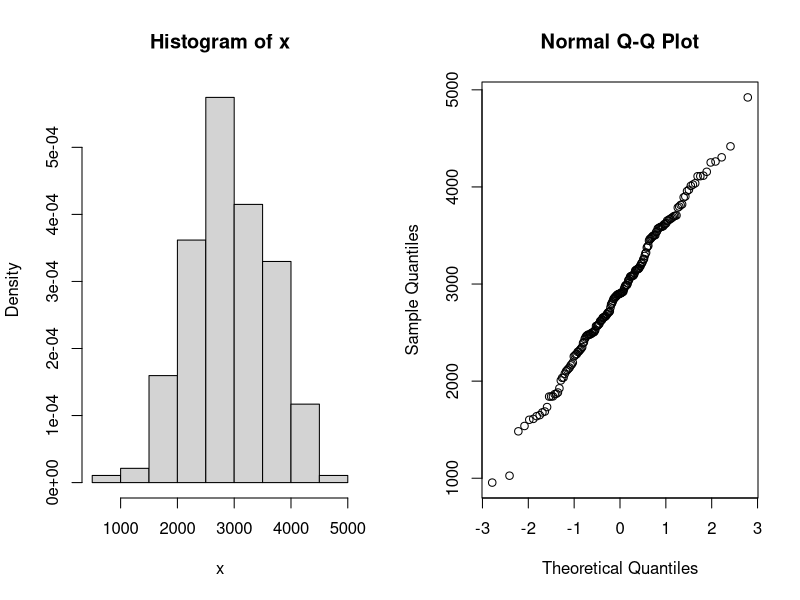
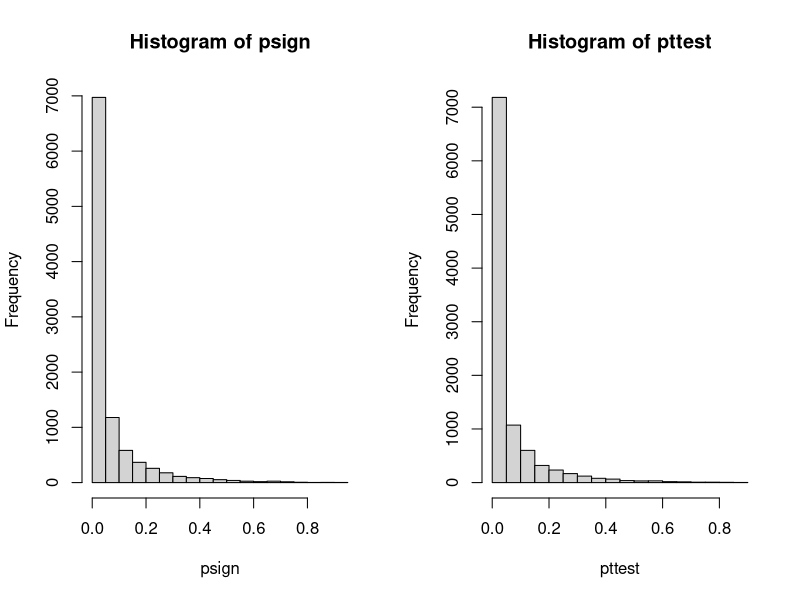
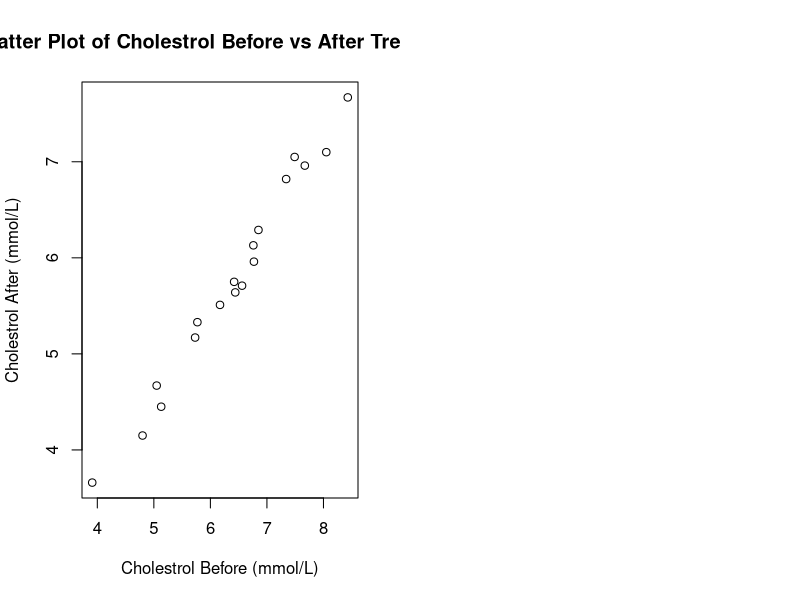
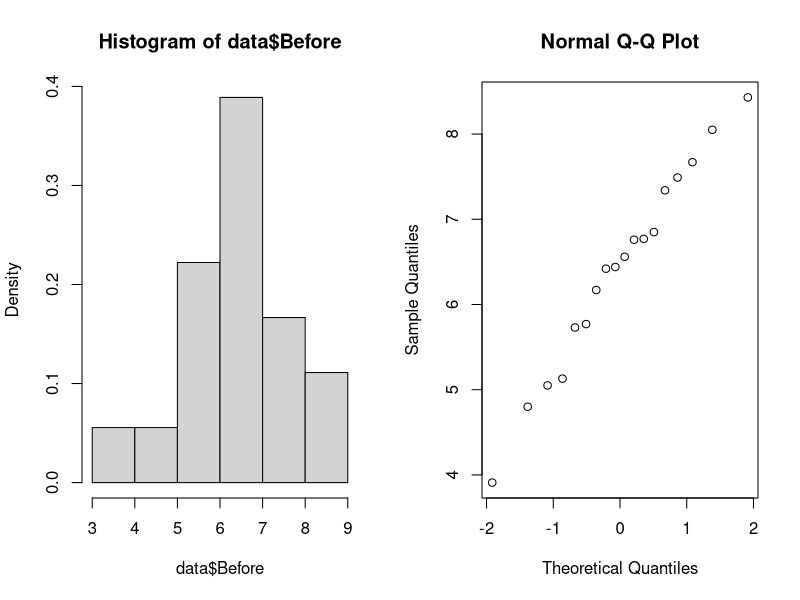
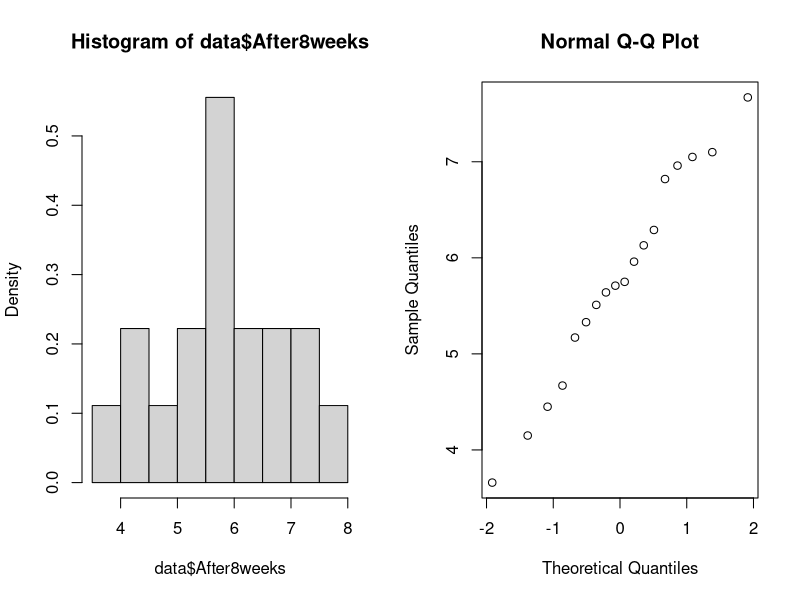
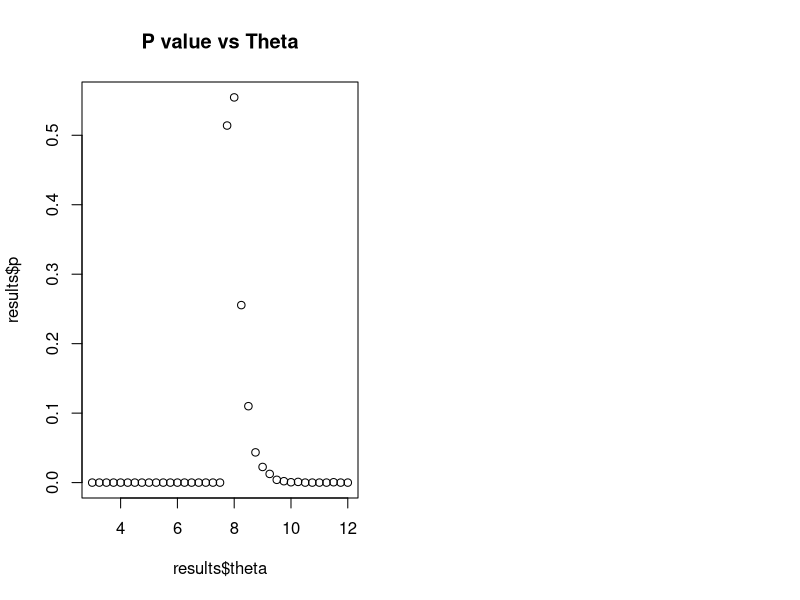
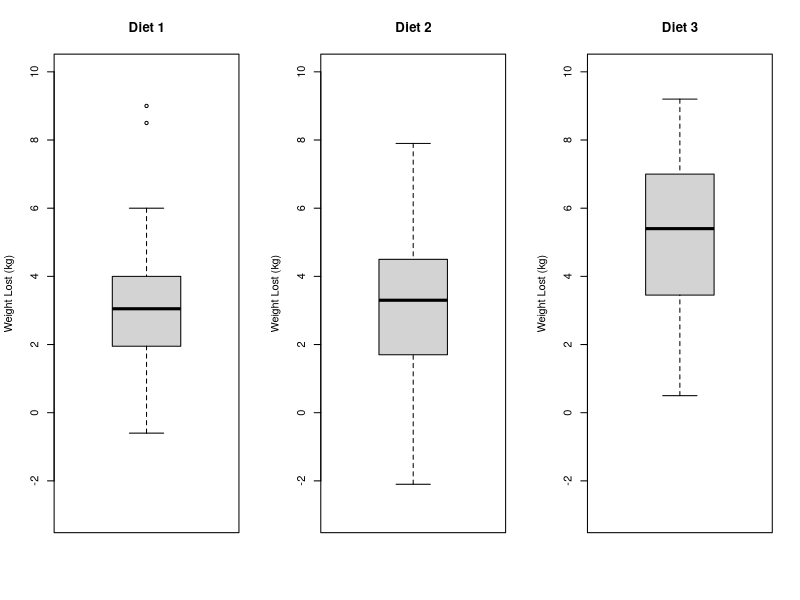
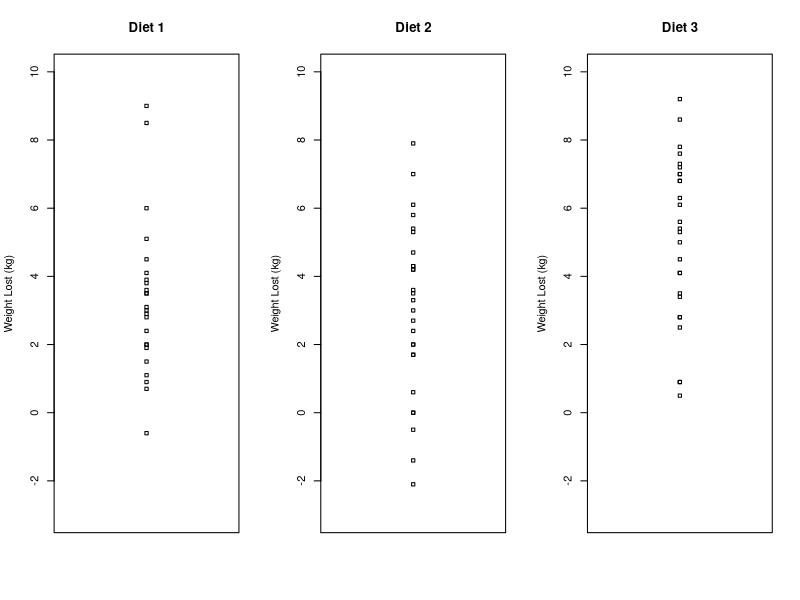

These figures' R source, in order:
## ---- chunk 1
data = read.table("birthweight.txt", header=T)
par(mfrow=c(1,2))
# use x as alias for the dataset
x = data$birthweight

# checking normality
hist(x, freq=F)
qqnorm(x)
shapiro.test(x)

t.test(x, conf.level=0.96)

# calculate min sample size needed
tval = qt(0.98, length(x))
m = 50
n = (tval * sd(x) / m) ** 2
print(sprintf("min sample size, n = %.2f", n))

## ---- chunk 2
B = 10000
Tstar = numeric(B)
for (i in 1:B){
  # sample with replacement, for a new sample of same length(x)
  Xstar = sample(x, replace=TRUE)
  Tstar[i] = mean(Xstar) 
}

Tstar02 = quantile(Tstar, 0.02)
Tstar04 = quantile(Tstar, 0.98)
print(sprintf("Bootstrap 96%% CI = [%.2f, %.2f]", Tstar02, Tstar04))
## ---- chunk 3
res = t.test(x, mu=2800, alt="g")
res #[[4]]
## ---- chunk 4
res = wilcox.test(x, mu=2800, alt="g")
res
## ---- chunk 5

B = 10000; n = length(x)
psign=numeric(B) ## will contain p-values of sign test
pttest=numeric(B) ## will contain p-values of t-test
for(i in 1:B) {
  y = rnorm(n, mean=mean(x),sd=sd(x)) ## generate data under H1 with mu=0.5
  mu = 2800
  pttest[i] = t.test(y, mu=mu, alternative="greater")[[3]] ## extract p-value
  psign[i] = wilcox.test(y, mu=mu, alt="g")[[3]]
  #psign[i] = binom.test(sum(x>0),n,p=0.5)[[3]]
} ## extract p-value
signPower = sum(psign<0.05) / B
tPower = sum(pttest<0.05) / B

print(sprintf("wilcox signed rank test power = %.4f, t-test power = %.4f", signPower, tPower))
par(mfrow=c(1,2))
hist(psign)
hist(pttest)

## ---- chunk 6
# compute pHat based on the data:
pHat = sum(x < 2600) / length(x)
n = length(x)
# compute z_{\alpha/2}
z = (pHat - 0.25) / sqrt((pHat * (1-pHat)) / n)
sprintf("pHat = %.5f, z = %.5f", pHat, z)
# compute alpha:
alpha = 2 * pnorm(z, lower.tail = F)
ciLevel = 1 - alpha
sprintf("confidence interval level = %.5f", ciLevel)

ciUpper = pHat + z * sqrt((pHat * (1-pHat)) / n)
ciLower = pHat - z * sqrt((pHat * (1-pHat)) / n)
sprintf("final confidence interval = [%.4f, %.4f]", ciLower, ciUpper)
## ---- chunk 7
prop.test(c(34, 28), c(95, 93))
#prop.test(c(34, 28), c(95, 93))
## ---- chunk 8
data = read.table("cholesterol.txt", header=T)

plot(data$Before, data$After8weeks, main="Scatter Plot of Cholestrol Before vs After Treatment", xlab="Cholestrol Before (mmol/L)", ylab="Cholestrol After (mmol/L)")

# checking normality:
par(mfrow=c(1,2))
hist(data$Before, freq=F)
qqnorm(data$Before)
shapiro.test(data$Before)

hist(data$After8weeks, freq=F)
qqnorm(data$After8weeks)
shapiro.test(data$After8weeks)
## ---- chunk 9
cor.test(data$Before, data$After8weeks)
## ---- chunk 10

## ---- chunk 11
xbar = mean(data$After8weeks)
s = sd(data$After8weeks)
n = length(data$After8weeks)
#qt(0.95, df=n-1)

m = qt(0.95, df=n-1) * (s / sqrt(n))
# compute CI for \bar{x}
xBarLow = xbar - m
xBarHigh = xbar + m
sprintf("CI for xbar = [%.4f, %.4f]", xBarLow, xBarHigh)

# use results to compute CI for \theta
thetaLow = 2 * xBarLow - 3
thetaHigh = 2 * xBarHigh - 3
sprintf("CI for theta = [%.4f, %.4f]", thetaLow, thetaHigh)
## ---- chunk 12
sprintf("max(data$After8weeks) = %.4f", max(data$After8weeks))
sprintf("improved CI = [%.4f, %.4f]",  max(data$After8weeks), thetaHigh)
## ---- chunk 13
# returns TRUE if X ~Unif(3, theta) is plausible (p > 0.05)
doBootstrap = function (x, theta, makePlot=FALSE) {
  n = length(x)
  t = max(x)
  B = 4000
  tstar = numeric(B)
  for (i in 1:B) {
    xstar = runif(n, min=3, max=theta)
    tstar[i] = max(xstar)
  }
  
  pl = sum(tstar<t) / B
  pr = sum(tstar>t) / B
  p = 2 * min(pl, pr) # e.g. 0.038
  
  if (makePlot) {
  # make histogram:
    hist(tstar,prob=T, main="Histogram of tstar", freq=F)
    lines(rep(t,2), c(0,0.03), col="red", lwd=2)
    axis(1,t,expression(paste("t")))
    print(sprintf("p = %.4f", p))
  }
  #return(p >= 0.05);
  return(data.frame(theta=theta, p=p, valid=(p>=0.05)))
}

#results = data.frame(p=c(), valid=c())
results = NULL
for (theta in seq(3,12,0.25)){
  cur = 
    doBootstrap(data$After8weeks, theta, makePlot=FALSE)
  if (is.null(results)) {
    results = cur
  } else {
    results = rbind(results, cur)
  }
}
plot(results$theta, results$p, main="P value vs Theta")
results
#sprintf("res = %d", res)
## ---- chunk 14
res = binom.test(sum(data$After8weeks >= 6), length(data$After8weeks), p=0.5, alt="less")
## ---- chunk 15
binom.test(sum(data$After8weeks <= 4.5), length(data$After8weeks), p=0.25, alt="g")
## ---- chunk 16
data = read.table("diet.txt", header=T)
# compute weight lost
data$weightlost = data$preweight - data$weight6weeks

par(mfrow = c(1, 3))
ylim = c(-3, 10)

diet1 = dplyr::filter(data, diet == 1)
diet2 = dplyr::filter(data, diet == 2)
diet3 = dplyr::filter(data, diet == 3)

boxplot(diet1$weightlost, main="Diet 1", ylab="Weight Lost (kg)", ylim=ylim)
boxplot(diet2$weightlost, main="Diet 2", ylab="Weight Lost (kg)", ylim=ylim)
boxplot(diet3$weightlost, main="Diet 3", ylab="Weight Lost (kg)", ylim=ylim)

stripchart(diet1$weightlost, main="Diet 1", ylab="Weight Lost (kg)", ylim=ylim, vertical=T)
stripchart(diet2$weightlost, main="Diet 2", ylab="Weight Lost (kg)", ylim=ylim, vertical=T)
stripchart(diet3$weightlost, main="Diet 3", ylab="Weight Lost (kg)", ylim=ylim, vertical=T)
## ---- chunk 17
par(mfrow=c(1,2))
hist(data$preweight, freq=F)
qqnorm(data$preweight, main="Normal QQ plot: preweight")
shapiro.test(data$preweight)

hist(data$weight6weeks, freq=F)
qqnorm(data$weight6weeks, main="Normal QQ plot: weight6weeks")
shapiro.test(data$weight6weeks)

boxplot(data.frame(preweight=data$preweight, weightweeks6=data$weight6weeks))
## ---- chunk 18
res = binom.test(sum(data$weightlost <= 0), length(data$weightlost), p=0.5, alt="two.sided")
## ---- chunk 19
# checking normality
checkNorm = function(data, name) {
  hist(data, main=sprintf("histogram of %s", name))
  qqnorm(data, main=sprintf("Normal qqplot of %s", name))
  shapiro.test(data)
}
par(mfrow = c(1, 2))
checkNorm(diet1$weightlost, "Diet 1"); checkNorm(diet2$weightlost, "Diet 2"); checkNorm(diet3$weightlost, "Diet 3"); 
## ---- chunk 20
#dietFrame = data.frame(diet1$weightlost, diet2$weightlost, diet3$weightlost)
# https://stackoverflow.com/a/8320687
dietFrame = data.frame(
  weightlost=c(diet1$weightlost, diet2$weightlost, diet3$weightlost),
  diet=factor(rep(c("diet1", "diet2", "diet3"), times=c(length(diet1$weightlost), length(diet2$weightlost), length(diet3$weightlost))))
)
       
dietaov = aov(weightlost~diet, data=dietFrame)
print("dietaov:")
dietaov
print("summary(dietaov):")
summary(dietaov)
print("anova:")
anova(dietaov)
## ---- chunk 21

## ---- chunk 22
library(MASS)
data = npk
#data
